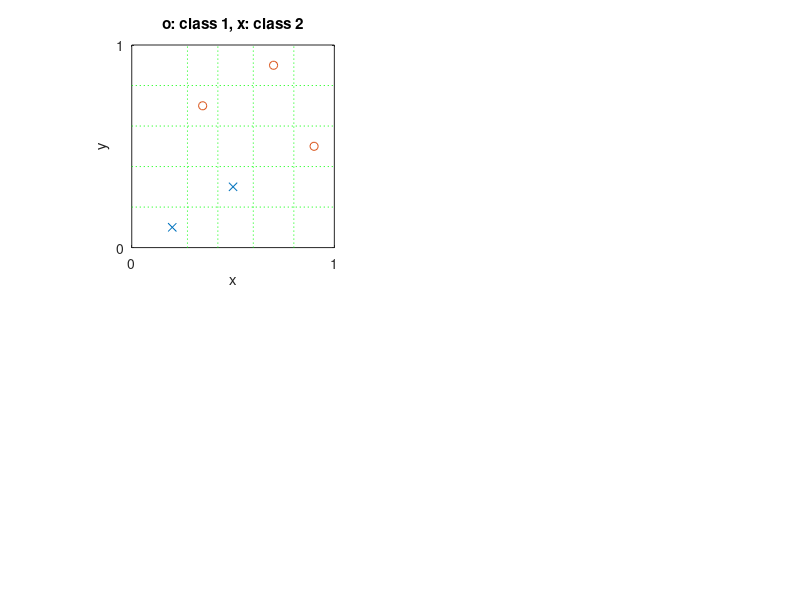

Recreate this plot in MATLAB. (Note: this script raises an error after producing the figure.)
data = [ ...
	0.2 0.1 0;
	0.35 0.7 1;
	0.5 0.3 0;
	0.7 0.9 1;
	0.9 0.5 1];

data_n = size(data, 1);
in_n = 2;
index1 = find(data(:, in_n+1)==0);
index2 = find(data(:, in_n+1)==1);
data1 = data(index1, :);
data2 = data(index2, :);
subplot(2,2,1);
plot(data1(:,1), data1(:,2), 'x', ...
	data2(:,1), data2(:,2), 'o');
axis square;
axis([0 1 0 1]);
xlabel('x'); ylabel('y');
title('o: class 1, x: class 2');


x = sort(data(:, 1));
x(find(diff(x)==0)) = [];	% remove repeated items
sx = diff(x)/2 + x(1:length(x)-1);
for i = 1:length(sx),
	line([sx(i) sx(i)], [0 1], ...
		'color', 'g', 'linestyle', ':');
end
y = sort(data(:, 2));
y(find(diff(y)==0)) = [];	% remove repeated items
sy = diff(y)/2 + y(1:length(y)-1);
for i = 1:length(sy),
	line([0 1], [sy(i) sy(i)], ...
		'color', 'g', 'linestyle', ':');
end

% get rid of extra ticks
set(gca, 'xtick', [0 1]);
set(gca, 'ytick', [0 1]);

% impurity function
impurity_fcn = 'gini';
impurity_fcn = 'entropy';

I = feval(impurity_fcn, [size(data1, 1) size(data2, 1)]);
delta_I = zeros(2*data_n-2, 1);

% splits along x
for i = 1:length(sx),
	text(sx(i), 0, ['s', int2str(i)], ...
		'horizon', 'center', 'vertical', 'top');
	index_l = find(data(:, 1) < sx(i));
	index_r = find(data(:, 1) > sx(i));
	data_l = data(index_l, :);
	data_r = data(index_r, :);
	data_l_n = size(data_l, 1);
	data_r_n = size(data_r, 1);
	I_l = feval(impurity_fcn, ...
		[sum(data_l(:,in_n+1)==0) sum(data_l(:,in_n+1)==1)]);
	I_r = feval(impurity_fcn, ...
		[sum(data_r(:,in_n+1)==0) sum(data_r(:,in_n+1)==1)]);
	delta_I(i) = I -(data_l_n*I_l + data_r_n*I_r)/data_n; 
end

% splits along y
for i = 1:length(sy),
	text(0, sy(i), ['s', int2str(i+length(sx))], ...
		'horizon', 'right', 'vertical', 'middle');
	index_l = find(data(:, 2) < sy(i));
	index_r = find(data(:, 2) > sy(i));
	data_l = data(index_l, :);
	data_r = data(index_r, :);
	data_l_n = size(data_l, 1);
	data_r_n = size(data_r, 1);
	I_l = feval(impurity_fcn, ...
		[sum(data_l(:,in_n+1)==0) sum(data_l(:,in_n+1)==1)]);
	I_r = feval(impurity_fcn, ...
		[sum(data_r(:,in_n+1)==0) sum(data_r(:,in_n+1)==1)]);
	delta_I(i+length(sx)) = I -(data_l_n*I_l + data_r_n*I_r)/data_n; 
end

I
delta_I
